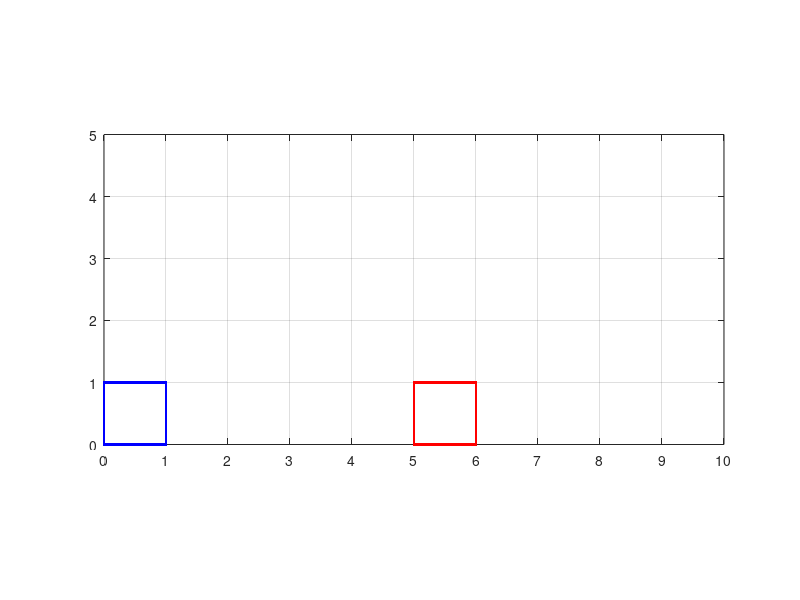

Source code (MATLAB):
clear A B T
close all

% Create a 2D square stored as homogeneous points:
A(1,1:41)=0:0.025:1; 
A(2,1:41)=0;
A(1,42:82)=1;
A(2,42:82)=0:0.025:1;
A(1,83:123)=1:-0.025:0;
A(2,83:123)=1;
A(2,124:164)=1:-0.025:0;
A(1,124:164)=0;
% Make homogeneous:
A(3,:)=1;

% Display the points:
figure;
plot(A(1,:),A(2,:),'.b');
axis equal;
axis([0 10 0 5]);
grid on;
hold;
set(gca,'XTick',0:10);
set(gca,'YTick',0:5);

% Create a transformation matrix
% consisting of a translation of +5 in the x direction
T = [1 0 5; 0 1 0; 0 0 1]; 

% Transform the points:
B = T*A;

% Display the transformed points:
plot(B(1,:),B(2,:),'.r');